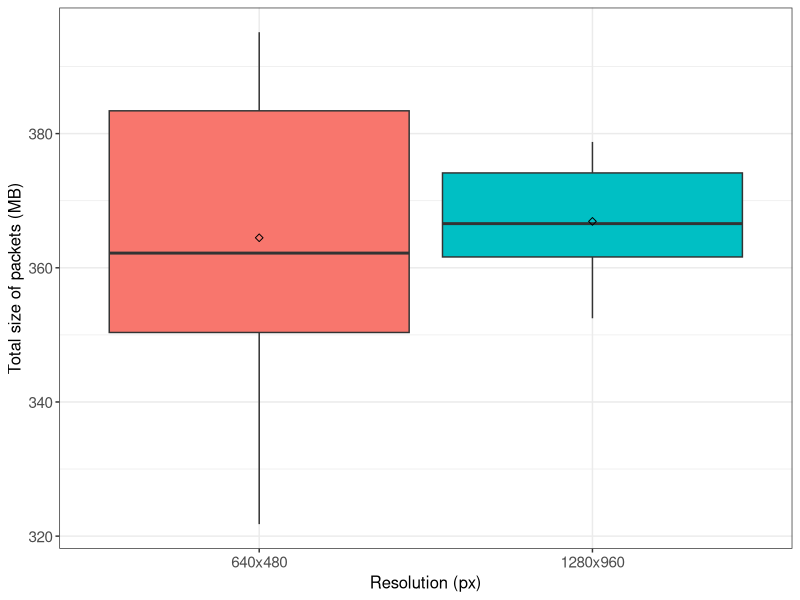
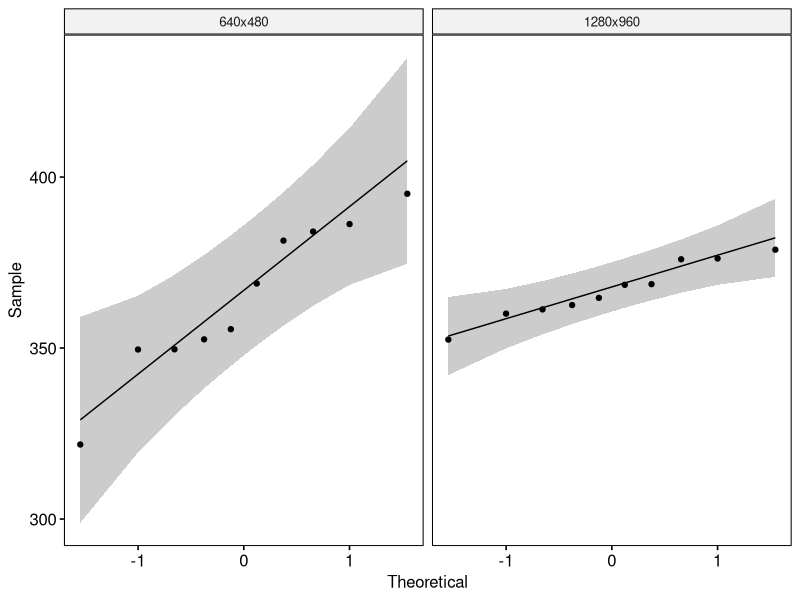

Reproduce these figures in R, in order.
## ---- chunk 1
if (!require('tidyverse')) install.packages('tidyverse', dependencies = TRUE); library('tidyverse')
if (!require('ggpubr')) install.packages('ggpubr', dependencies = TRUE); library('ggpubr')
if (!require('rstatix')) install.packages('rstatix', dependencies = TRUE); library('rstatix')
if (!require('ggplot2')) install.packages('ggplot2', dependencies = TRUE); library('ggplot2')
## ---- chunk 2
data <- read.csv(file = '../../raw_data/test_resolution/run_table.csv')
data$size_of_packets <- data$size_of_packets / 1000000
data <- subset(data, select = c(X__run_id, resolution, size_of_packets))
data$resolution <- factor(data$resolution, levels = c("640x480", "1280x960"))
data$size_of_packets <- as.numeric(data$size_of_packets)
## ---- chunk 3
data %>%
  group_by(resolution) %>%
  get_summary_stats(size_of_packets, type = "mean_sd")
## ---- chunk 4
#pdf(file = "../../figures/resolution_effect/size-of-packets.pdf")

ggplot(data, aes(x = resolution, y = size_of_packets, fill = resolution)) +
  theme_bw() + 
  geom_boxplot(width = 0.9, outlier.size = 0.5) + 
  stat_summary(fun = mean, color = 'black', geom = 'point', shape = 5, size = 1.5) +
  labs(x = "Resolution (px)", y = "Total size of packets (MB)") +
  theme(legend.position = 'none') +
  theme(
    axis.title.x = element_text(size = 12, family = 'sans'),
    axis.title.y = element_text(size = 12, family = 'sans'),
    axis.text.x = element_text(size = 11, family = 'sans'),
    axis.text.y = element_text(size = 11, family = 'sans')
  )

#dev.off()
## ---- chunk 5
data %>% 
  group_by(resolution) %>%
  identify_outliers(size_of_packets)
## ---- chunk 6
ggqqplot(data, x = "size_of_packets", facet.by = "resolution")
## ---- chunk 7
data %>%
  group_by(resolution) %>%
  shapiro_test(size_of_packets)
## ---- chunk 8
data %>%
  t_test(size_of_packets ~ resolution) %>%
  add_significance()
